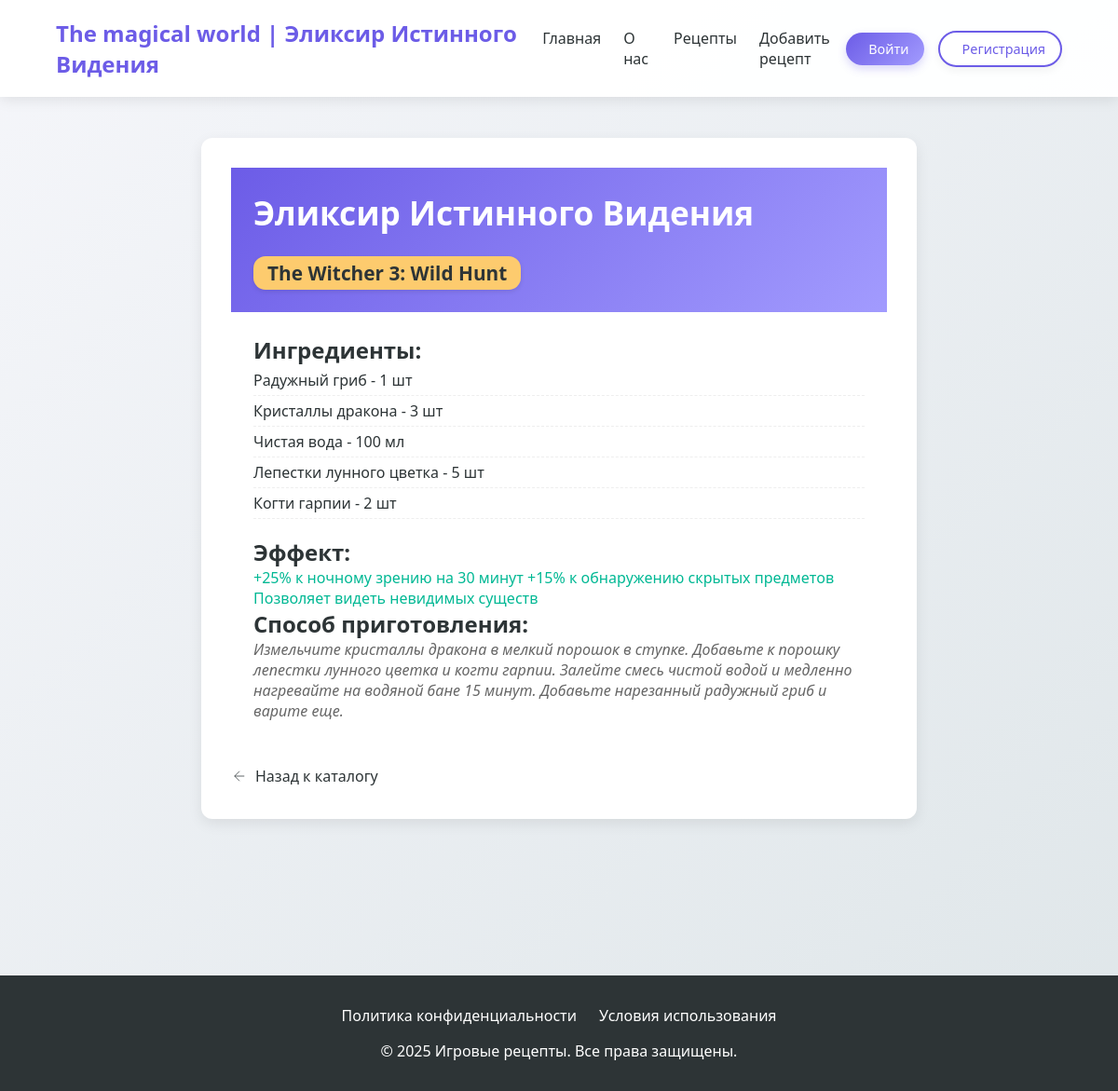
/recipe/elecsir-istinogo-videnia/, run on the app's committed database.
### star/models.py (models this page shows, shortened)
class recipe(models.Model):
    title = models.CharField(max_length = 255, verbose_name = 'Название')
    slug = models.SlugField(max_length = 255, unique = True, db_index = True, verbose_name = 'slug')
    game = models.CharField(max_length = 255, verbose_name = 'Название игры')
    ingredients = models.JSONField(default =list, blank = True, verbose_name = 'Ингредиенты')
    effect = models.CharField(max_length = 255, verbose_name = 'Эффект')
    preparation = models.CharField(max_length = 255, verbose_name = 'Способ приготовления')
    time_create = models.DateTimeField(auto_now_add = True, verbose_name = 'Время создания')
    time_update = models.DateTimeField(auto_now = True, verbose_name = 'Время изменение')
    cat = models.ForeignKey('Category', on_delete = models.PROTECT, verbose_name = 'Категория')
    author = models.ForeignKey(get_user_model(), on_delete = models.SET_NULL, related_name = 'post', null = True, default = None)
    class Meta:
        verbose_name = 'Лучшие рецепты'
        verbose_name_plural = 'Лучшие рецепты'
        ordering = ['-time_create']
        indexes = [
            models.Index(fields = ['-time_create'])
        ]

### star/views.py (the view)
# urls.py: path('recipe/<slug:recipe_slug>/', views.show_recipe, name='recipe'),
def show_recipe(request, recipe_slug):
    recipe_obj  = get_object_or_404(recipe, slug = recipe_slug)
    recipe_data ={
            'id': recipe_obj.id,
            'title': recipe_obj.title,
            'game': recipe_obj.game,
            'ingredients': recipe_obj.ingredients,
            'effect': recipe_obj.effect,
            'preparation': recipe_obj.preparation,
            'cat': recipe_obj.cat,
    }
    context = {
        'recipe': recipe_data,
        'title': recipe_obj.title,  # Add this line
    }
    return render(request, 'star/recipe.html', context)

### star/templates/star/recipe.html (shortened to what this page needs)
{% extends 'star/base.html' %}
{% load static %}
{% block content %}
<section class="recipe-detail-section">
    <link type="text/css" href="{% static 'star/css/recipe.css' %}" rel="stylesheet">
    <div class="recipe-card detailed">
        <div class="recipe-header">
            <h1>{{ recipe.title }}</h1>
            <span class="recipe-game-badge">{{ recipe.game }} </span>
        </div>
        <div class="recipe-content">
            <div class="ingredients">
                <h2>Ингредиенты:</h2>
                <ul>
                    {% for ingredient in recipe.ingredients %}
                    <li>{{ ingredient }}</li>
                    {% endfor %}
                </ul>
            </div>
            <div class="recipe-effects">
                <h2>Эффект:</h2>
                <p>{{ recipe.effect }}</p>
            </div>
            <div class="preparation">
                <h2>Способ приготовления:</h2>
                <p>{{ recipe.preparation }}</p>
            </div>
        </div>
        <a href="{% url 'catalog' %}" class="back-btn">
            <svg width="18" height="18" viewBox="0 0 24 24" fill="none" stroke="currentColor">
                <path d="M19 12H5M12 19l-7-7 7-7"/>
            </svg>
            <span>Назад к каталогу</span>
        </a>
    </div>
</section>
{% endblock %}

### star/templates/star/base.html (shortened to what this page needs)
{% load static %}
<!DOCTYPE html>
<html lang="ru">
<head>
    <link type="text/css" href="{% static 'star/css/style.css' %}" rel="stylesheet">
</head>
<body>
    <header>
        <nav>
            <a href="{% url 'home' %}" class="logo">The magical world | {{ title }}</a>
            <div class="nav-links">
                <a href="{% url 'home' %}">Главная</a>
                <a href="{% url 'about' %}">О нас</a>
                <a href="{% url 'catalog' %}">Рецепты</a>
                <a href="{% url 'addpage' %}">Добавить рецепт</a>
            </div>
            <div class="auth-container">
                    {% if user.is_authenticated %}
                        <span class="nav-links">
                            <i class="fas fa-user-circle auth-icon"></i>
                            {{ user.username }}
                        </span>
                        <a href="{% url 'users:logout' %}" class="auth-btn logout-btn">
                            <i class="fas fa-sign-out-alt auth-icon"></i>
                        Выйти
                        </a>
                    {% else %}
                        <a href="{% url 'users:login' %}" class="auth-btn login-btn">
                            Войти
                        </a>
                        <a href="{% url 'users:register' %}" class="auth-btn register-btn">
                            Регистрация
                        </a>
                    {% endif %}
                </div>
        </nav>
    </header>
    <main class="container">
        {% block content %}{% endblock %}
    </main>
    <footer>
        <div class="footer-links">
            <a href="#">Политика конфиденциальности</a>
            <a href="#">Условия использования</a>
        </div>
        <p>© 2025 Игровые рецепты. Все права защищены.</p>
    </footer>
</body>
</html>

### star/static/star/css/style.css (style rules this page uses)
:root { --primary: #6c5ce7; --secondary: #a29bfe; --dark: #2d3436; --light: #f5f6fa; --success: #00b894; --warning: #fdcb6e; --danger: #d63031; }
* { margin: 0; padding: 0; box-sizing: border-box; font-family: 'Segoe UI', Tahoma, Geneva, Verdana, sans-serif; }
body { background: linear-gradient(135deg, var(--light), #dfe6e9); min-height: 100vh; color: var(--dark); }
header { background: rgba(255, 255, 255, 0.95); box-shadow: 0 2px 15px rgba(0, 0, 0, 0.1); position: fixed; width: 100%; z-index: 1000; }
nav { display: flex; justify-content: space-between; align-items: center; padding: 1.2rem 5%; max-width: 1400px; margin: 0 auto; }
.logo { font-size: 1.5rem; font-weight: 700; color: var(--primary); text-decoration: none; }
.nav-links { display: flex; gap: 1.5rem; }
.nav-links a { color: var(--dark); text-decoration: none; font-weight: 500; padding: 0.5rem 0; position: relative; }
.nav-links a::after { content: ''; position: absolute; bottom: 0; left: 0; width: 0; height: 2px; background: var(--primary); transition: width 0.3s ease; }
.container { max-width: 1200px; margin: 0 auto; padding: 100px 20px 40px; }
footer { background: var(--dark); color: white; padding: 2rem 5%; text-align: center; margin-top: 3rem; }
.footer-links { display: flex; justify-content: center; gap: 1.5rem; margin-bottom: 1rem; }
.footer-links a { color: white; text-decoration: none; }
.recipe-card { background: white; border-radius: 12px; overflow: hidden; box-shadow: 0 5px 15px rgba(0, 0, 0, 0.08); transition: transform 0.3s ease, box-shadow 0.3s ease; }
.recipe-header { padding: 1.5rem; background: linear-gradient(135deg, var(--primary), var(--secondary)); color: white; position: relative; }
.recipe-content { padding: 1.5rem; }
.ingredients ul { list-style-type: none; margin-bottom: 1.2rem; }
.ingredients li { padding: 5px 0; border-bottom: 1px dashed #eee; }
.recipe-effects p { color: var(--success); font-weight: 500; }
.preparation p { font-style: italic; color: #666; }

### star/static/star/css/recipe.css (style rules this page uses)
.recipe-detail-section { max-width: 800px; margin: 2rem auto; padding: 1rem; }
.recipe-card.detailed { padding: 2rem; margin-bottom: 2rem; }
.recipe-card.detailed .recipe-header h1 { font-size: 2.2rem; margin-bottom: 0.5rem; }
.back-btn { display: inline-flex; align-items: center; gap: 0.5rem; margin-top: 1.5rem; color: var(--primary-color); text-decoration: none; font-weight: 500; }

### star/templates/star/base.html (style rules this page uses)
.auth-container { display: flex; align-items: center; gap: 15px; }
.auth-btn { display: inline-flex; align-items: center; justify-content: center; padding: 8px 16px; border-radius: 30px; font-weight: 500; text-decoration: none; transition: all 0.3s ease; font-size: 0.9rem; border: none; cursor: pointer; }
.login-btn { background: linear-gradient(135deg, var(--primary), var(--secondary)); color: white; box-shadow: 0 4px 10px rgba(108, 92, 231, 0.25); }
.register-btn { background: white; color: var(--primary); border: 2px solid var(--primary); box-shadow: 0 4px 10px rgba(0, 0, 0, 0.05); }

### star/templates/star/recipe.html (style rules this page uses)
.recipe-game-badge { display: inline-block; background: var(--warning); color: var(--dark); padding: 4px 15px; border-radius: 13px; font-size: 1.3rem; font-weight: 700; margin-top: 15px; box-shadow: 0 2px 5px rgba(0,0,0,0.1); transition: all 0.3s ease; }

### data on the page
recipe: title "Эликсир Истинного Видения", game "The Witcher 3: Wild Hunt", effect "+25% к ночному зрению на 30 минут +15% к обнаружению скрытых предметов Позволяет видеть невидимых существ", preparation "Измельчите кристаллы дракона в мелкий порошок в ступке. Добавьте к порошку лепестки лунного цветка и когти гарпии. Залейте смесь чистой водой и медленно нагревайте на водяной бане 15 минут. Добавьте нарезанный радужный гриб и варите еще."

### other printed values
{{ ingredient }} "Радужный гриб - 1 шт" "Кристаллы дракона - 3 шт" "Чистая вода - 100 мл" "Лепестки лунного цветка - 5 шт" "Когти гарпии - 2 шт"
